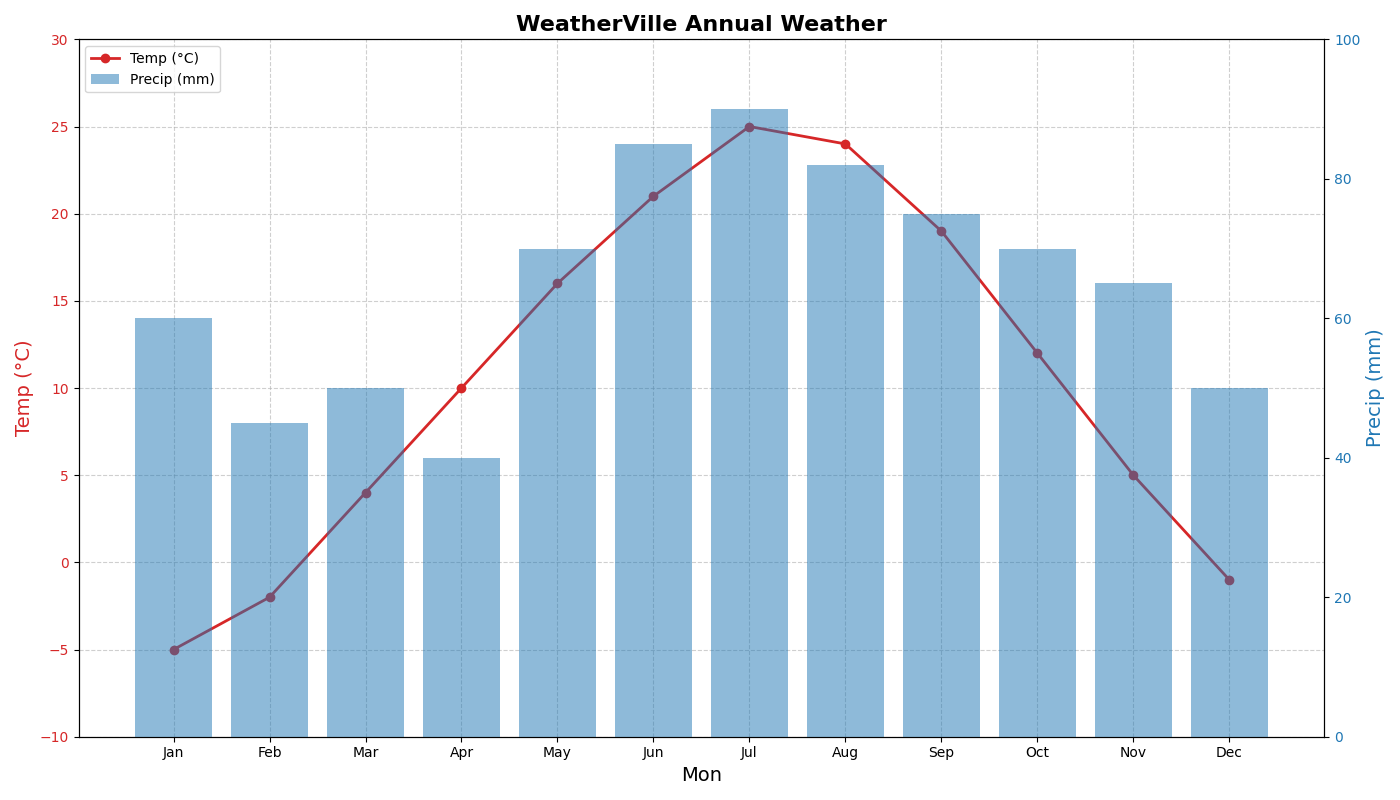

Here is the Python script that generated this plot:
import matplotlib.pyplot as plt
import numpy as np

months = np.array(['Jan', 'Feb', 'Mar', 'Apr', 'May', 'Jun', 'Jul', 'Aug', 'Sep', 'Oct', 'Nov', 'Dec'])
temperature_celsius = np.array([-5, -2, 4, 10, 16, 21, 25, 24, 19, 12, 5, -1])
precipitation_mm = np.array([60, 45, 50, 40, 70, 85, 90, 82, 75, 70, 65, 50])

fig, ax1 = plt.subplots(figsize=(14, 8))

ax1.plot(months, temperature_celsius, color='tab:red', marker='o', linestyle='-', linewidth=2, markersize=6, label='Temp (°C)')
ax1.set_xlabel('Mon', fontsize=14)
ax1.set_ylabel('Temp (°C)', fontsize=14, color='tab:red')
ax1.tick_params(axis='y', labelcolor='tab:red')
ax1.set_ylim(-10, 30)

ax2 = ax1.twinx()
ax2.bar(months, precipitation_mm, color='tab:blue', alpha=0.5, label='Precip (mm)')
ax2.set_ylabel('Precip (mm)', fontsize=14, color='tab:blue')
ax2.tick_params(axis='y', labelcolor='tab:blue')
ax2.set_ylim(0, 100)

plt.title('WeatherVille Annual Weather', fontsize=16, fontweight='bold')

lines, labels = ax1.get_legend_handles_labels()
bars, bar_labels = ax2.get_legend_handles_labels()
ax1.legend(lines + bars, labels + bar_labels, loc='upper left')

ax1.grid(True, linestyle='--', alpha=0.6)
plt.tight_layout()
plt.show()
